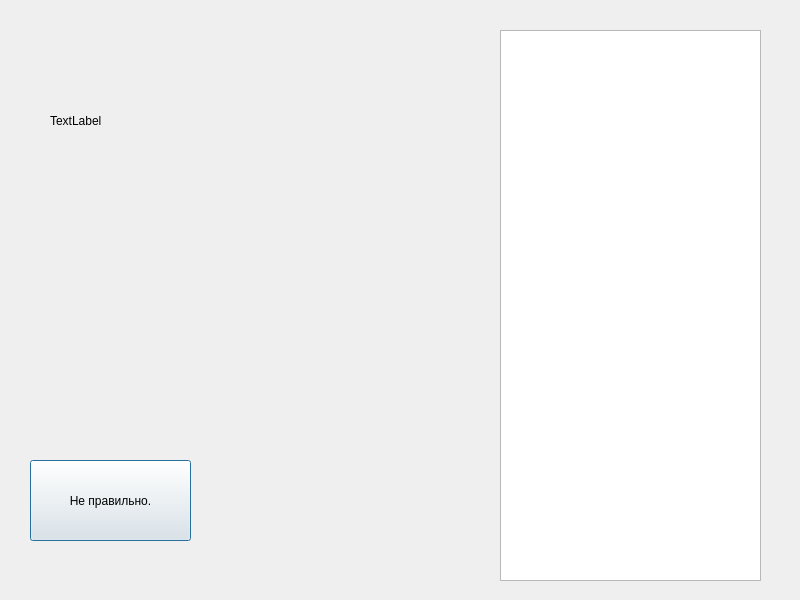
<?xml version="1.0" encoding="UTF-8"?>
<ui version="4.0">
 <class>Dialog</class>
 <widget class="QDialog" name="Dialog">
  <property name="geometry">
   <rect>
    <x>0</x>
    <y>0</y>
    <width>800</width>
    <height>600</height>
   </rect>
  </property>
  <property name="windowTitle">
   <string>Dialog</string>
  </property>
  <widget class="QPushButton" name="pushButton">
   <property name="geometry">
    <rect>
     <x>30</x>
     <y>460</y>
     <width>161</width>
     <height>81</height>
    </rect>
   </property>
   <property name="text">
    <string>Не правильно.</string>
   </property>
  </widget>
  <widget class="QLabel" name="label">
   <property name="geometry">
    <rect>
     <x>50</x>
     <y>50</y>
     <width>721</width>
     <height>141</height>
    </rect>
   </property>
   <property name="text">
    <string>TextLabel</string>
   </property>
  </widget>
  <widget class="QTextEdit" name="textEdit">
   <property name="geometry">
    <rect>
     <x>500</x>
     <y>30</y>
     <width>261</width>
     <height>551</height>
    </rect>
   </property>
  </widget>
 </widget>
 <resources/>
 <connections/>
</ui>
